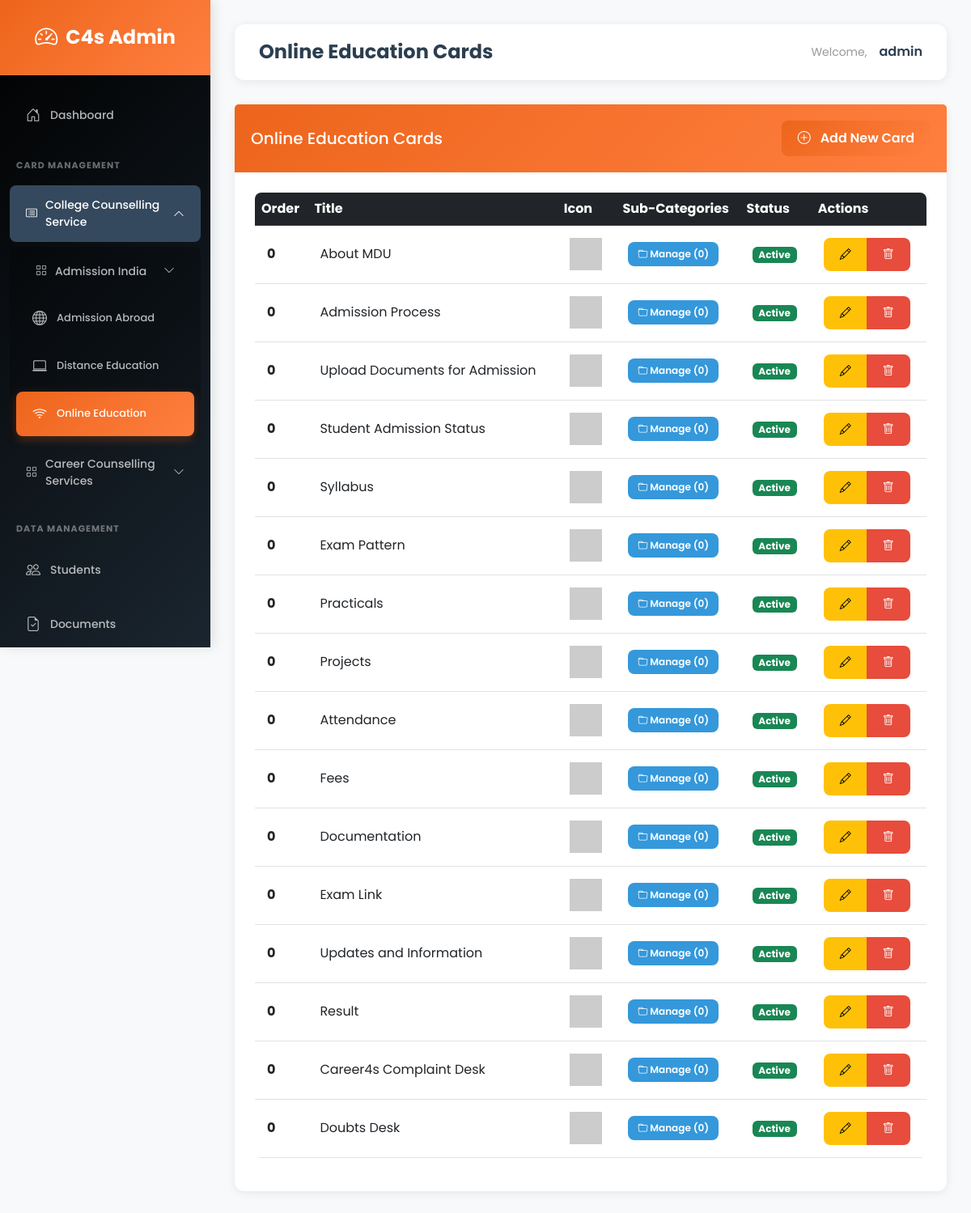
Screenshot of /admin-dashboard/online-education-cards/ (signed in) with the database file from the repository.
### main_app/models.py (models this page shows, shortened)
class OnlineEducationCard(models.Model):
    BORDER_COLOR_CHOICES = [
        ('#f39c12', 'Orange'),
        ('#e74c3c', 'Red'),
        ('#3498db', 'Blue'),
        ('#2ecc71', 'Green'),
    ]
    title = models.CharField(max_length=200)
    slug = models.SlugField(max_length=255, unique=True, blank=True)  # ✅ ADD THIS
    description = models.TextField(max_length=300)
    card_image = models.ImageField(upload_to='online_education/', blank=True, null=True)
    image_url = models.URLField(max_length=500, blank=True)
    redirect_link = models.CharField(max_length=500, blank=True)
    border_color = models.CharField(max_length=7, default='#f39c12', choices=BORDER_COLOR_CHOICES)
    order = models.IntegerField(default=0)
    is_active = models.BooleanField(default=True)
    created_at = models.DateTimeField(auto_now_add=True)
    updated_at = models.DateTimeField(auto_now=True)
    created_by = models.ForeignKey(User, on_delete=models.SET_NULL, null=True, blank=True)
    class Meta:
        ordering = ['order', 'id']
        verbose_name = "Online Education Card"
        verbose_name_plural = "Online Education Cards"
    def get_image(self):
        if self.card_image:
            return self.card_image.url
        return self.image_url if self.image_url else 'https://via.placeholder.com/100'

### main_app/views.py (the view)
@login_required(login_url='main_app:admin_login')
@user_passes_test(is_admin_or_staff, login_url='main_app:user_login')
def admin_online_education_cards_list(request):
    cards = OnlineEducationCard.objects.all()
    return render(request, 'admin/online_education_cards_list.html', {'cards': cards})

### main_app/views.py (called while the page is built)
def is_admin_or_staff(user):
    return user.is_staff or user.is_superuser

### templates/admin/online_education_cards_list.html
{% extends 'admin/base.html' %}
{% load static %}
{% block page_title %}Online Education Cards{% endblock %}
{% block content %}
<div class="card">
    <div class="card-header d-flex justify-content-between align-items-center">
        <h5 class="mb-0">Online Education Cards</h5>
        <a href="{% url 'main_app:admin_online_education_card_add' %}" class="btn btn-primary">
            <i class="bi bi-plus-circle me-2"></i> Add New Card
        </a>
    </div>
    <div class="card-body">
        {% if cards %}
        <div class="table-responsive">
            <table class="table table-hover">
                <thead class="table-dark">
                    <tr>
                        <th>Order</th>
                        <th>Title</th>
                        <th>Icon</th>
                        <th>Sub-Categories</th>
                        <th>Status</th>
                        <th>Actions</th>
                    </tr>
                </thead>
                <tbody>
                    {% for card in cards %}
                    <tr>
                        <td><strong>{{ card.order }}</strong></td>
                        <td>{{ card.title|truncatewords:5 }}</td>
                        <td><img src="{{ card.get_image }}" width="40" alt="icon"></td>
                        <td>
                            <a href="{% url 'main_app:admin_online_education_subcategories' card_id=card.id %}"
                               class="btn btn-sm btn-info">
                                <i class="bi bi-folder"></i> Manage ({{ card.sub_categories.count }})
                            </a>
                        </td>
                        <td>
                            {% if card.is_active %}
                                <span class="badge bg-success">Active</span>
                            {% else %}
                                <span class="badge bg-secondary">Inactive</span>
                            {% endif %}
                        </td>
                        <td>
                            <div class="btn-group btn-group-sm">
                                <a href="{% url 'main_app:admin_online_education_card_edit' card.id %}"
                                   class="btn btn-warning">
                                    <i class="bi bi-pencil"></i>
                                </a>
                                <a href="{% url 'main_app:admin_online_education_card_delete' card.id %}"
                                   class="btn btn-danger"
                                   onclick="return confirm('Are you sure?')">
                                    <i class="bi bi-trash"></i>
                                </a>
                            </div>
                        </td>
                    </tr>
                    {% endfor %}
                </tbody>
            </table>
        </div>
        {% else %}
        <div class="text-center py-5">
            <i class="bi bi-inbox" style="font-size: 3rem; color: #ddd;"></i>
            <p class="text-muted mt-3">No cards found.</p>
            <a href="{% url 'main_app:admin_online_education_card_add' %}" class="btn btn-primary">Add First Card</a>
        </div>
        {% endif %}
    </div>
</div>
{% endblock %}

### templates/admin/base.html (shortened to what this page needs)
<!DOCTYPE html>
<html lang="en">
<head>
    <link href="https://cdn.jsdelivr.net/npm/bootstrap@5.3.0/dist/css/bootstrap.min.css" rel="stylesheet">
    <link rel="stylesheet" href="https://cdn.jsdelivr.net/npm/bootstrap-icons@1.11.0/font/bootstrap-icons.css">
</head>
<body>
    <div class="sidebar">
        <div class="logo">
            <i class="bi bi-speedometer2"></i>
            <span>C4s Admin</span>
        </div>
        <ul class="nav flex-column mt-3">
            <li class="nav-item">
                <a class="nav-link {% if request.resolver_match.url_name == 'admin_dashboard' %}active{% endif %}"
                    href="{% url 'main_app:admin_dashboard' %}">
                    <i class="bi bi-house-door"></i> Dashboard
                </a>
            </li>
            <li class="nav-section-title">CARD MANAGEMENT</li>
            <li class="nav-item">
                <button class="nav-dropdown" onclick="toggleDropdown(event, 'collegeCards')">
                    <span><i class="bi bi-card-list"></i> College Counselling Service</span>
                    <i class="bi bi-chevron-down"></i>
                </button>
                <ul class="dropdown-menu-custom" id="collegeCards">
                    <li class="nav-item">
                        <button class="nav-dropdown" onclick="toggleDropdown(event, 'admissionIndiaCards')">
                            <span><i class="bi bi-grid"></i> Admission India</span>
                            <i class="bi bi-chevron-down"></i>
                        </button>
                    </li>
                    <li class="nav-item">
                        <a class="nav-link {% if 'admission-abroad-cards' in request.path %}active{% endif %}"
                            href="{% url 'main_app:admin_admission_abroad_cards_list' %}">
                            <i class="bi bi-globe"></i> Admission Abroad
                        </a>
                    </li>
                    <li class="nav-item">
                        <a class="nav-link {% if 'distance-education-cards' in request.path %}active{% endif %}"
                            href="{% url 'main_app:admin_distance_education_cards_list' %}">
                            <i class="bi bi-laptop"></i> Distance Education
                        </a>
                    </li>
                    <li class="nav-item">
                        <a class="nav-link {% if 'online-education-cards' in request.path %}active{% endif %}"
                            href="{% url 'main_app:admin_online_education_cards_list' %}">
                            <i class="bi bi-wifi"></i> Online Education
                        </a>
                    </li>
                </ul>
            </li>
            <li class="nav-item">
                <button class="nav-dropdown" onclick="toggleDropdown(event, 'careerServices')">
                    <span><i class="bi bi-grid"></i> Career Counselling Services</span>
                    <i class="bi bi-chevron-down"></i>
                </button>
            </li>
            <li class="nav-section-title">DATA MANAGEMENT</li>
            <li class="nav-item">
                <a class="nav-link {% if 'students' in request.path %}active{% endif %}"
                    href="{% url 'main_app:admin_students_list' %}">
                    <i class="bi bi-people"></i> Students
                </a>
            </li>
            <li class="nav-item">
                <a class="nav-link {% if 'documents' in request.path %}active{% endif %}"
                    href="{% url 'main_app:admin_documents_list' %}">
                    <i class="bi bi-file-earmark-check"></i> Documents
                </a>
            </li>
        </ul>
    </div>
    <div class="main-content">
        <div class="top-navbar">
            <h4>{% block page_title %}Dashboard{% endblock %}</h4>
            <div class="user-info">
                <span>Welcome,</span>
                <strong>{{ request.user.username }}</strong>
            </div>
        </div>
        {% block content %}{% endblock %}
    </div>
</body>
</html>

### templates/admin/base.html (style rules this page uses)
:root { --primary-color: #ED651C; --secondary-color: #667eea; --sidebar-bg: #000000; --sidebar-hover: #34495e; --light-bg: #f8f9fa; --border-color: #e9ecef; }
* { font-family: 'Poppins', sans-serif; }
body { background-color: var(--light-bg); margin: 0; padding: 0; }
.sidebar { min-height: 100vh; max-height: 100vh; background: linear-gradient(135deg, var(--sidebar-bg) 0%, #1a252f 100%); color: white; position: fixed; left: 0; top: 0; width: 260px; padding-top: 0; padding-bottom: 20px; overflow-y: auto; overflow-x: hidden; box-shadow: 4px 0 15px rgba(0, 0, 0, 0.1); z-index: 1000; display: flex; flex-direction: column; }
.sidebar .logo { background: linear-gradient(135deg, var(--primary-color) 0%, #ff7f3f 100%); padding: 25px; font-size: 24px; font-weight: 700; text-align: center; color: white; border-bottom: 1px solid rgba(255, 255, 255, 0.1); display: flex; align-items: center; justify-content: center; gap: 10px; flex-shrink: 0; }
.sidebar .logo i { font-size: 28px; }
.sidebar .nav-link { color: rgba(255, 255, 255, 0.7); padding: 14px 20px; margin: 6px 12px; border-radius: 8px; transition: all 0.3s ease; display: flex; align-items: center; gap: 10px; font-size: 14px; font-weight: 500; text-decoration: none; }
.sidebar .nav-link.active { background: linear-gradient(135deg, var(--primary-color) 0%, #ff7f3f 100%); color: white; box-shadow: 0 4px 12px rgba(237, 101, 28, 0.3); }
.sidebar .nav-link i { font-size: 18px; width: 20px; }
.sidebar .nav-section-title { color: rgba(255, 255, 255, 0.4); font-size: 11px; font-weight: 700; text-transform: uppercase; padding: 20px 20px 10px; letter-spacing: 1px; flex-shrink: 0; }
.nav-dropdown { color: rgba(255, 255, 255, 0.7); padding: 14px 20px; margin: 6px 12px; border-radius: 8px; transition: all 0.3s ease; display: flex; align-items: center; justify-content: space-between; font-size: 14px; font-weight: 500; cursor: pointer; background: transparent; border: none; width: calc(100% - 24px); text-align: left; }
.nav-dropdown.active { background-color: var(--sidebar-hover); color: white; }
.nav-dropdown span { display: flex; align-items: center; gap: 10px; }
.nav-dropdown i.bi-chevron-down { transition: transform 0.3s ease; font-size: 14px; }
.nav-dropdown.active i.bi-chevron-down { transform: rotate(180deg); }
.dropdown-menu-custom { list-style: none; padding: 0; margin: 0; max-height: 0; overflow: hidden; transition: max-height 0.4s ease; background-color: rgba(0, 0, 0, 0.2); border-radius: 8px; margin: 0 12px; text-align: left; float: left; }
.dropdown-menu-custom.show { max-height: 2000px; overflow: visible; }
.dropdown-menu-custom .nav-link { margin-left: 0; font-size: 13px; margin: 4px 8px; }
.main-content { margin-left: 260px; padding: 30px; min-height: 100vh; }
.top-navbar { background: white; padding: 20px 30px; margin-bottom: 30px; border-radius: 12px; box-shadow: 0 2px 12px rgba(0, 0, 0, 0.08); display: flex; justify-content: space-between; align-items: center; }
.top-navbar h4 { margin: 0; font-weight: 700; font-size: 24px; color: #2c3e50; }
.user-info { display: flex; align-items: center; gap: 15px; }
.user-info span { color: #999; font-size: 14px; }
.user-info strong { color: #2c3e50; font-weight: 600; }
.card { border: none; border-radius: 12px; box-shadow: 0 2px 12px rgba(0, 0, 0, 0.08); transition: all 0.3s ease; margin-bottom: 20px; }
.card-header { background: linear-gradient(135deg, var(--primary-color) 0%, #ff7f3f 100%); color: white; border: none; padding: 20px; border-radius: 12px 12px 0 0; font-weight: 600; }
.card-body { padding: 25px; }
.btn { border-radius: 8px; font-weight: 600; padding: 10px 20px; transition: all 0.3s ease; border: none; }
.btn-primary { background: linear-gradient(135deg, var(--primary-color) 0%, #ff7f3f 100%); color: white; }
.btn-danger { background-color: #e74c3c; color: white; }
.btn-info { background-color: #3498db; color: white; }
.btn-sm { padding: 6px 12px; font-size: 12px; }
.table { background: white; border-radius: 8px; overflow: hidden; }
.table thead { background-color: #f8f9fa; font-weight: 600; color: #2c3e50; }
.table td { vertical-align: middle; padding: 15px; }

### rows the page displays
OnlineEducationCard: order "0", title "About MDU", sub_categories.count "0", is_active "Active"
OnlineEducationCard: order "0", title "Admission Process", sub_categories.count "0", is_active "Active"
OnlineEducationCard: order "0", title "Upload Documents for Admission", sub_categories.count "0", is_active "Active"
OnlineEducationCard: order "0", title "Student Admission Status", sub_categories.count "0", is_active "Active"
OnlineEducationCard: order "0", title "Syllabus", sub_categories.count "0", is_active "Active"
OnlineEducationCard: order "0", title "Exam Pattern", sub_categories.count "0", is_active "Active"
OnlineEducationCard: order "0", title "Practicals", sub_categories.count "0", is_active "Active"
OnlineEducationCard: order "0", title "Projects", sub_categories.count "0", is_active "Active"
OnlineEducationCard: order "0", title "Attendance", sub_categories.count "0", is_active "Active"
OnlineEducationCard: order "0", title "Fees", sub_categories.count "0", is_active "Active"
OnlineEducationCard: order "0", title "Documentation", sub_categories.count "0", is_active "Active"
OnlineEducationCard: order "0", title "Exam Link", sub_categories.count "0", is_active "Active"
OnlineEducationCard: order "0", title "Updates and Information", sub_categories.count "0", is_active "Active"
OnlineEducationCard: order "0", title "Result", sub_categories.count "0", is_active "Active"
OnlineEducationCard: order "0", title "Career4s Complaint Desk", sub_categories.count "0", is_active "Active"
OnlineEducationCard: order "0", title "Doubts Desk", sub_categories.count "0", is_active "Active"

### other values shown
{{ request.user.username }} "admin"
